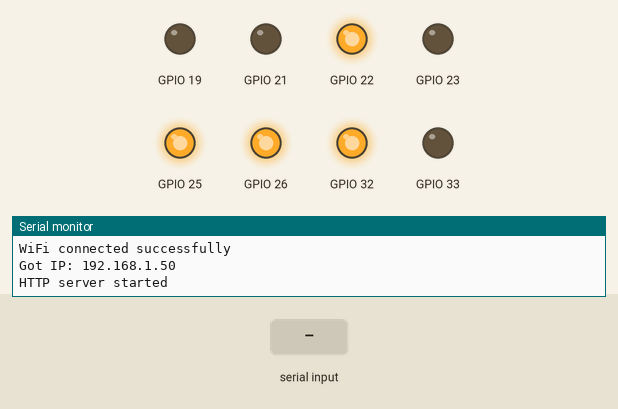
A sketch run on a simulated ESP32. Shown: output pins drawn as LEDs (lit = HIGH), the last lines printed to the serial monitor. Inputs (shaded band) come from the test bench. WiFi joins after 1.5 s; servers stay silent unless stated.

Above: at 3.3 s.
3.4 s: "a" received over Serial
At 3.7 s:
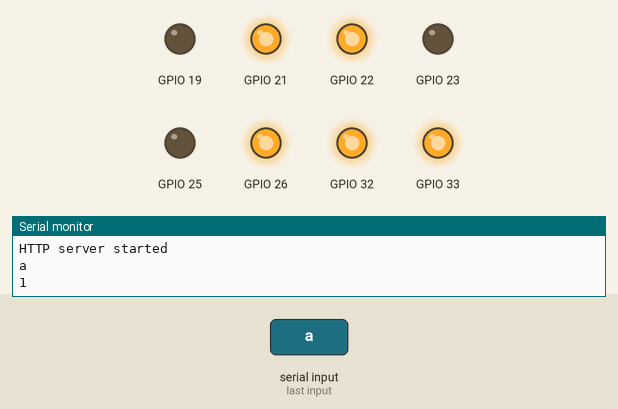
4.9 s: "c" received over Serial
At 6.1 s:
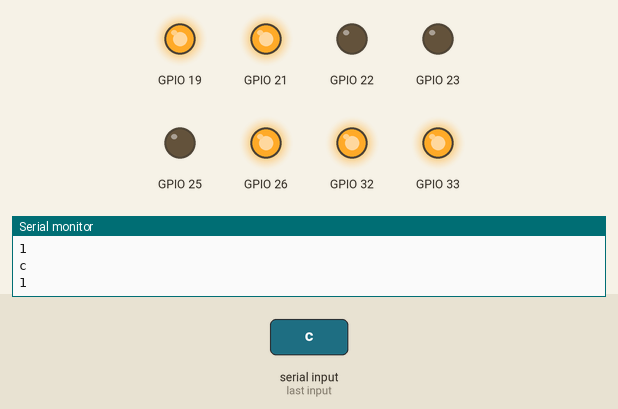
6.4 s: "e" received over Serial
At 7.2 s:
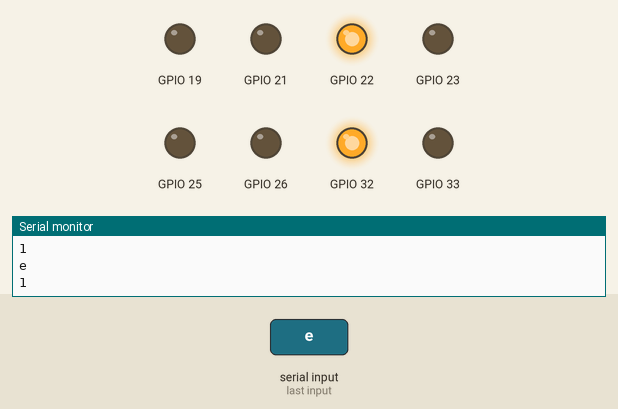
7.9 s: "g" received over Serial
At 8.3 s:
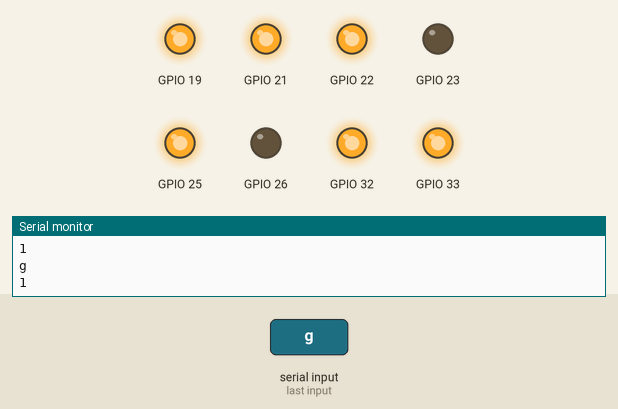
Timing chart, 0 to 10.9 s (numbered marks = the images above; inputs shaded):
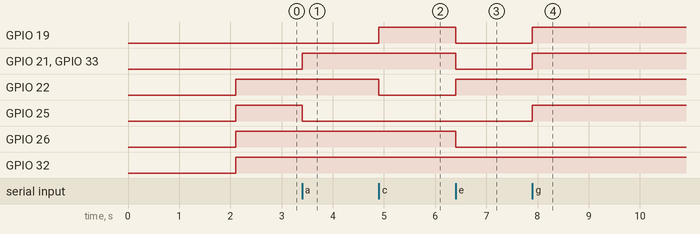

Measured:
- after the input at 3.4 s, GPIO 21, GPIO 33: LOW → HIGH at once; GPIO 25: HIGH → LOW at once
- after the input at 4.9 s, GPIO 19: LOW → HIGH at once; GPIO 22: HIGH → LOW at once
- after the input at 6.4 s, GPIO 19, GPIO 21, GPIO 26, GPIO 33: HIGH → LOW at once; GPIO 22: LOW → HIGH at once
- after the input at 7.9 s, GPIO 19, GPIO 21, GPIO 25, GPIO 33: LOW → HIGH at once

The sketch:

WebServer_mini4.ino
```cpp
/*************************************************************************************************
  ESP32 Web Server
  Ejemplo de creación de Web server
  Basándose en los ejemplos de:
  https://lastminuteengineers.com/creating-esp32-web-server-arduino-ide/
  https://electropeak.com/learn
**************************************************************************************************/
//************************************************************************************************
// Librerías
//************************************************************************************************
#include <WiFi.h>
#include <SPIFFS.h>
#include <WebServer.h>
//definimos los pines de UART 2
#define RXD0 3
#define TXD0 1
//************************************************************************************************
// Variables globales
//************************************************************************************************
// SSID & Password
const char* ssid = "ARRIS-EB62";  // Enter your SSID here
const char* password = "2PM7H7600913";  //Enter your Password here

WebServer server(80);  // Object of WebServer(HTTP port, 80 is defult)

char datain[1];
uint8_t parqueo1 = 0;
uint8_t parqueo2 = 0;
uint8_t parqueo3 = 0;
uint8_t parqueo4 = 0;
uint8_t disponibles = 0;
String datain2 = "";

int a = 0;
char b;


//************************************************************************************************
// Configuración
//************************************************************************************************
void setup() {
  Serial.begin(115200, SERIAL_8N1, RXD0, TXD0);
  //Serial2.begin(115200, SERIAL_8N1, RXD0, TXD0);

  Serial.println("Try Connecting to ");
  Serial.println(ssid);

  // Connect to your wi-fi modem
  WiFi.begin(ssid, password);

  // Check wi-fi is connected to wi-fi network
  while (WiFi.status() != WL_CONNECTED) {
    delay(1000);
    Serial.print(".");
  }
  Serial.println("");
  Serial.println("WiFi connected successfully");
  Serial.print("Got IP: ");
  Serial.println(WiFi.localIP());  //Show ESP32 IP on serial

  server.on("/", handle_OnConnect); // Directamente desde e.g. 192.168.0.8

  server.onNotFound(handle_NotFound);

  server.begin();
  Serial.println("HTTP server started");
  delay(100);

  //pines 7seg
  pinMode(23, OUTPUT);
  pinMode(22, OUTPUT);
  pinMode(21, OUTPUT);
  pinMode(19, OUTPUT);

  pinMode(32, OUTPUT);
  pinMode(33, OUTPUT);
  pinMode(25, OUTPUT);
  pinMode(26, OUTPUT);
  //7seg apagado
  digitalWrite(32, LOW);//
  digitalWrite(33, LOW);//
  digitalWrite(25, LOW);//
  digitalWrite(26, LOW);//

  digitalWrite(23, LOW);//
  digitalWrite(22, LOW);//
  digitalWrite(21, LOW);//
  digitalWrite(19, LOW);//

//  digitalWrite(23, HIGH);//
//  digitalWrite(22, HIGH);//
//  digitalWrite(21, HIGH);//
//  digitalWrite(19, HIGH);//
//
//  digitalWrite(32, HIGH);//
//  digitalWrite(33, HIGH);//
//  digitalWrite(25, HIGH);//
//  digitalWrite(26, HIGH);//

}
//************************************************************************************************
// loop principal
//************************************************************************************************
void loop() {
  server.handleClient();
  if (Serial.available() > 0) {
    b=Serial.read();
    Serial.println(b);
    //delay(500);
    if (b == 'a'){
      parqueo1 = 1;
    }
    else if (b == 'b'){
      parqueo1 = 0;
    }
    if (b == 'c'){
      parqueo2 = 1;
    }
    else if (b == 'd'){
      parqueo2 = 0;
    }
    if (b == 'e'){
      parqueo3 = 1;
    }
    else if (b == 'f'){
      parqueo3 = 0;
    }
    if (b == 'g'){
      parqueo4 = 1;
    }
    else if (b == 'h'){
      parqueo4 = 0;
    }
    Serial.println(parqueo1);
  }
  disponibles = 4 - (parqueo1 + parqueo2 + parqueo3 + parqueo4);
  switch (disponibles){
    case 0:
      digitalWrite(32, HIGH);//
      digitalWrite(33, HIGH);//
      digitalWrite(25, HIGH);//
      digitalWrite(26, LOW);//

      digitalWrite(23, LOW);//
      digitalWrite(22, HIGH);//
      digitalWrite(21, HIGH);//
      digitalWrite(19, HIGH);//
      break;
    case 1:
      digitalWrite(32, HIGH);//
      digitalWrite(33, LOW);//
      digitalWrite(25, LOW);//
      digitalWrite(26, LOW);//

      digitalWrite(23, LOW);//
      digitalWrite(22, HIGH);//
      digitalWrite(21, LOW);//
      digitalWrite(19, LOW);//
      break;
    case 2:
      digitalWrite(32, HIGH);//
      digitalWrite(33, HIGH);//
      digitalWrite(25, LOW);//
      digitalWrite(26, HIGH);//

      digitalWrite(23, LOW);//
      digitalWrite(22, LOW);//
      digitalWrite(21, HIGH);//
      digitalWrite(19, HIGH);//
      break;
    case 3:
      digitalWrite(32, HIGH);//
      digitalWrite(33, HIGH);//
      digitalWrite(25, LOW);//
      digitalWrite(26, HIGH);//

      digitalWrite(23, LOW);//
      digitalWrite(22, HIGH);//
      digitalWrite(21, HIGH);//
      digitalWrite(19, LOW);//
      break;
    case 4:
      digitalWrite(32, HIGH);//
      digitalWrite(33, LOW);//
      digitalWrite(25, HIGH);//
      digitalWrite(26, HIGH);//

      digitalWrite(23, LOW);//
      digitalWrite(22, HIGH);//
      digitalWrite(21, LOW);//
      digitalWrite(19, LOW);//
      break;
    default:
      digitalWrite(32, LOW);//
      digitalWrite(33, LOW);//
      digitalWrite(25, LOW);//
      digitalWrite(26, LOW);//

      digitalWrite(23, HIGH);//
      digitalWrite(22, LOW);//
      digitalWrite(21, LOW);//
      digitalWrite(19, LOW);//
    }
}
//************************************************************************************************
// Handler de Inicio página
//************************************************************************************************
void handle_OnConnect() {
  //LED1status = LOW;
  Serial.println("Updating Data...");
  //  parqueo1 = 0;
  //  parqueo2 = 1;
  //  parqueo3 = 1;
  //  parqueo4 = 1;
  disponibles = 4 - (parqueo1 + parqueo2 + parqueo3 + parqueo4);
  server.send(200, "text/html", SendHTML2(parqueo1, parqueo2, parqueo3, parqueo4, disponibles));
}

//************************************************************************************************
// Procesador de HTML
//************************************************************************************************

String SendHTML2(uint8_t p1, uint8_t p2, uint8_t p3, uint8_t p4, uint8_t disponible) {
  String pagina = "<!doctype html>\n";
  pagina += "<html lang=en>\n";
  pagina += "<head>\n";
  pagina += "<meta charset=utf-8>\n";
  pagina += "<meta name=viewport content=\"width=device-width, initial-scale=1\">\n";
  pagina += "<link href=https://cdn.jsdelivr.net/npm/bootstrap@5.0.1/dist/css/bootstrap.min.css rel=stylesheet integrity=sha384-+0n0xVW2eSR5OomGNYDnhzAbDsOXxcvSN1TPprVMTNDbiYZCxYbOOl7+AMvyTG2x crossorigin=anonymous>\n";
  pagina += "<title>Parqueos</title>\n";
  pagina += "</head>\n";
  pagina += "<body>\n";
  pagina += "<h1>Parqueo-Matic &#127915  &#128653  &#128663</h1>\n";
  pagina += "<table class=\"table table-light table-sm text-center table-bordered\">\n";
  pagina += "<caption>Control de parqueos: Primer Nivel</caption>\n";
  pagina += "<thead class=table-dark>\n";
  pagina += "<tr>\n";
  pagina += "<th scope=col># Parqueo &#128664</th>\n";
  pagina += "<th scope=col>Estado &#128655</th>\n";
  pagina += "</tr>\n";
  pagina += "</thead>\n";
  pagina += "<tbody>\n";
  pagina += "<tr>\n";

  // 1 significa ocupado y 0 libre

  if (p1 == 1)
  { pagina += "<th scope=row>1</th>\n";
    pagina += "<td class=table-danger>Ocupado &#128308</td>\n";
    pagina += "</tr>\n";
    pagina += "<tr>\n";
  }
  else
  { pagina += "<th scope=row>1</th>\n";
    pagina += "<td class=table-success>Disponible &#128309</td>\n";
    pagina += "</tr>\n";
    pagina += "<tr>\n";
  }

  if (p2 == 1)
  { pagina += "<th scope=row>2</th>\n";
    pagina += "<td class=table-danger>Ocupado &#128308</td>\n";
    pagina += "</tr>\n";
    pagina += "<tr>\n";
  }
  else
  { pagina += "<th scope=row>2</th>\n";
    pagina += "<td class=table-success>Disponible &#128309</td>\n";
    pagina += "</tr>\n";
    pagina += "<tr>\n";
  }

  if (p3 == 1)
  { pagina += "<th scope=row>3</th>\n";
    pagina += "<td class=table-danger>Ocupado &#128308</td>\n";
    pagina += "</tr>\n";
    pagina += "<tr>\n";
  }
  else
  { pagina += "<th scope=row>3</th>\n";
    pagina += "<td class=table-success>Disponible &#128309</td>\n";
    pagina += "</tr>\n";
    pagina += "<tr>\n";
  }

  if (p4 == 1)
  { pagina += "<th scope=row>4</th>\n";
    pagina += "<td class=table-danger>Ocupado &#128308</td>\n";
    pagina += "</tr>\n";
    pagina += "<tr>\n";
  }
  else
  { pagina += "<th scope=row>4</th>\n";
    pagina += "<td class=table-success>Disponible &#128309</td>\n";
    pagina += "</tr>\n";
    pagina += "<tr>\n";
  }

  pagina += "</tbody>\n";
  pagina += "</tfoot>\n";
  pagina += "<tr>\n";
  pagina += "<th class=table-active scope=row>Total Disponible</th>\n";
  pagina += "<td class=table-info>";
  pagina += (int)disponible;
  pagina += "</td>\n";
  pagina += "</tr>\n";
  pagina += "</tfoot>\n";
  pagina += "</table>\n";
  pagina += "<script>function timedRefresh(a){setTimeout(\"location.reload(true);\",a)}window.onload=timedRefresh(1000);</script>\n";
  pagina += "<script src=https://cdn.jsdelivr.net/npm/bootstrap@5.0.1/dist/js/bootstrap.bundle.min.js integrity=sha384-gtEjrD/SeCtmISkJkNUaaKMoLD0//ElJ19smozuHV6z3Iehds+3Ulb9Bn9Plx0x4 crossorigin=anonymous></script>\n";
  pagina += "<script src=https://cdn.jsdelivr.net/npm/@popperjs/core@2.9.2/dist/umd/popper.min.js integrity=sha384-IQsoLXl5PILFhosVNubq5LC7Qb9DXgDA9i+tQ8Zj3iwWAwPtgFTxbJ8NT4GN1R8p crossorigin=anonymous></script>\n";
  pagina += "<script src=https://cdn.jsdelivr.net/npm/bootstrap@5.0.1/dist/js/bootstrap.min.js integrity=sha384-Atwg2Pkwv9vp0ygtn1JAojH0nYbwNJLPhwyoVbhoPwBhjQPR5VtM2+xf0Uwh9KtT crossorigin=anonymous></script>\n";
  pagina += "</body>\n";
  pagina += "</html>";
  return pagina;
}
String SendHTML(uint8_t led1stat) {
  String ptr = "<!DOCTYPE html> <html>\n";
  ptr += "<head><meta name=\"viewport\" content=\"width=device-width, initial-scale=1.0, user-scalable=no\">\n";
  ptr += "<title>LED Control</title>\n";
  ptr += "<style>html { font-family: Helvetica; display: inline-block; margin: 0px auto; text-align: center;}\n";
  ptr += "body{margin-top: 50px;} h1 {color: #444444;margin: 50px auto 30px;} h3 {color: #444444;margin-bottom: 50px;}\n";
  ptr += ".button {display: block;width: 80px;background-color: #3498db;border: none;color: white;padding: 13px 30px;text-decoration: none;font-size: 25px;margin: 0px auto 35px;cursor: pointer;border-radius: 4px;}\n";
  ptr += ".button-on {background-color: #3498db;}\n";
  ptr += ".button-on:active {background-color: #2980b9;}\n";
  ptr += ".button-off {background-color: #34495e;}\n";
  ptr += ".button-off:active {background-color: #2c3e50;}\n";
  ptr += "p {font-size: 14px;color: #888;margin-bottom: 10px;}\n";
  ptr += "</style>\n";
  ptr += "</head>\n";
  ptr += "<body>\n";
  ptr += "<h1>ESP32 Web Server &#128664</h1>\n";
  ptr += "<h3>Ejemplo de Web Server</h3>\n";

  if (led1stat)
  {
    ptr += "<p>LED1 Status: ON</p><a class=\"button button-off\" href=\"/led1off\">OFF</a>\n";
  }
  else
  {
    ptr += "<p>LED1 Status: OFF</p><a class=\"button button-on\" href=\"/led1on\">ON</a>\n";
  }

  ptr += "</body>\n";
  ptr += "</html>\n";
  return ptr;
}
//************************************************************************************************
// Handler de not found
//************************************************************************************************
void handle_NotFound() {
  server.send(404, "text/plain", "Not found");
}
```
